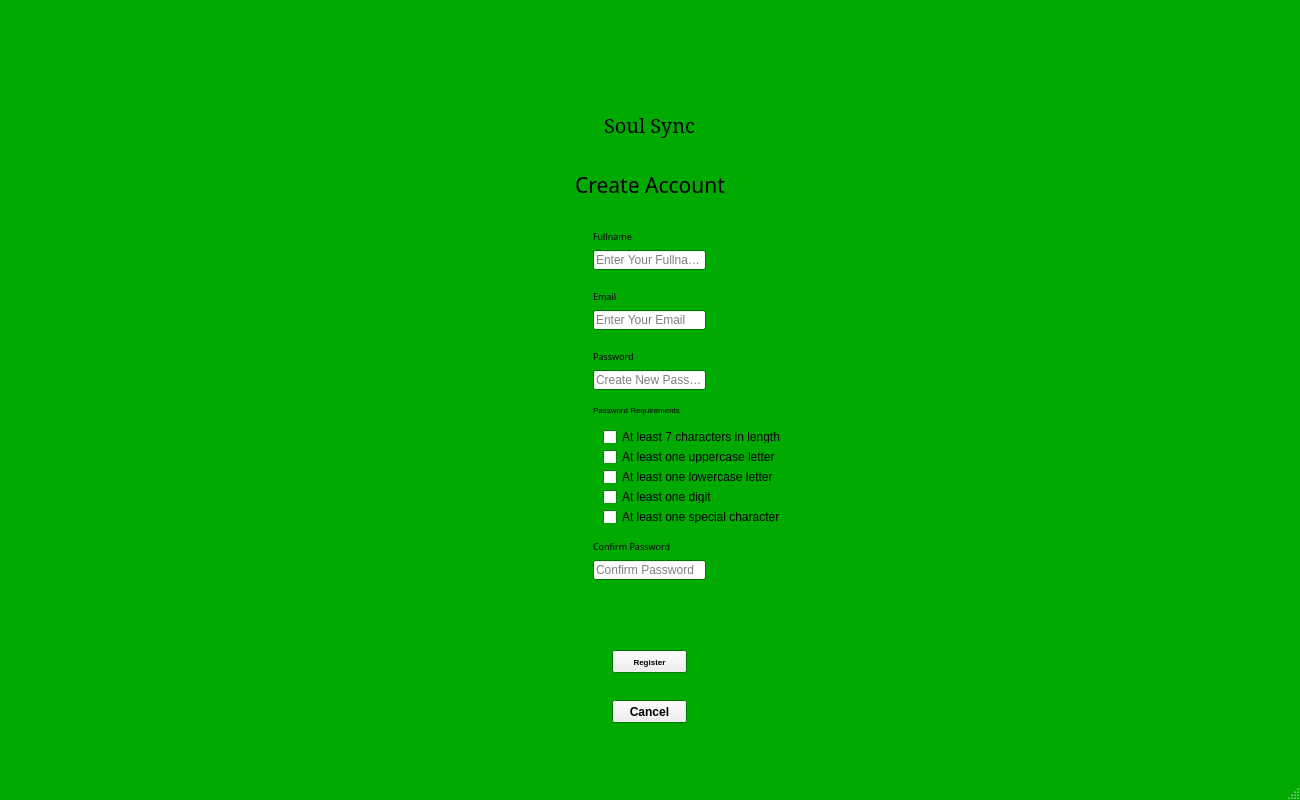
<?xml version="1.0" encoding="UTF-8"?>
<ui version="4.0">
 <class>MainWindow</class>
 <widget class="QMainWindow" name="MainWindow">
  <property name="geometry">
   <rect>
    <x>0</x>
    <y>0</y>
    <width>1300</width>
    <height>800</height>
   </rect>
  </property>
  <property name="palette">
   <palette>
    <active>
     <colorrole role="Base">
      <brush brushstyle="SolidPattern">
       <color alpha="255">
        <red>255</red>
        <green>255</green>
        <blue>255</blue>
       </color>
      </brush>
     </colorrole>
     <colorrole role="Window">
      <brush brushstyle="SolidPattern">
       <color alpha="255">
        <red>0</red>
        <green>170</green>
        <blue>0</blue>
       </color>
      </brush>
     </colorrole>
    </active>
    <inactive>
     <colorrole role="Base">
      <brush brushstyle="SolidPattern">
       <color alpha="255">
        <red>255</red>
        <green>255</green>
        <blue>255</blue>
       </color>
      </brush>
     </colorrole>
     <colorrole role="Window">
      <brush brushstyle="SolidPattern">
       <color alpha="255">
        <red>0</red>
        <green>170</green>
        <blue>0</blue>
       </color>
      </brush>
     </colorrole>
    </inactive>
    <disabled>
     <colorrole role="Base">
      <brush brushstyle="SolidPattern">
       <color alpha="255">
        <red>0</red>
        <green>170</green>
        <blue>0</blue>
       </color>
      </brush>
     </colorrole>
     <colorrole role="Window">
      <brush brushstyle="SolidPattern">
       <color alpha="255">
        <red>0</red>
        <green>170</green>
        <blue>0</blue>
       </color>
      </brush>
     </colorrole>
    </disabled>
   </palette>
  </property>
  <property name="windowTitle">
   <string>Soul Sync</string>
  </property>
  <property name="windowIcon">
   <iconset>
    <normaloff>../model/_c5dca270-092d-4483-b12e-a031080d7df9.jpeg</normaloff>
    <normalon>../model/_c5dca270-092d-4483-b12e-a031080d7df9.jpeg</normalon>../model/_c5dca270-092d-4483-b12e-a031080d7df9.jpeg</iconset>
  </property>
  <property name="iconSize">
   <size>
    <width>24</width>
    <height>24</height>
   </size>
  </property>
  <widget class="QWidget" name="centralwidget">
   <widget class="QLabel" name="label">
    <property name="geometry">
     <rect>
      <x>594</x>
      <y>0</y>
      <width>111</width>
      <height>101</height>
     </rect>
    </property>
    <property name="text">
     <string/>
    </property>
    <property name="pixmap">
     <pixmap>_c5dca270-092d-4483-b12e-a031080d7df9.jpeg</pixmap>
    </property>
    <property name="scaledContents">
     <bool>true</bool>
    </property>
   </widget>
   <widget class="QLabel" name="label_2">
    <property name="geometry">
     <rect>
      <x>569</x>
      <y>110</y>
      <width>161</width>
      <height>30</height>
     </rect>
    </property>
    <property name="font">
     <font>
      <family>MS Serif</family>
      <pointsize>15</pointsize>
     </font>
    </property>
    <property name="text">
     <string>Soul Sync</string>
    </property>
    <property name="scaledContents">
     <bool>false</bool>
    </property>
    <property name="alignment">
     <set>Qt::AlignCenter</set>
    </property>
    <property name="wordWrap">
     <bool>false</bool>
    </property>
   </widget>
   <widget class="QLabel" name="label_3">
    <property name="geometry">
     <rect>
      <x>550</x>
      <y>160</y>
      <width>200</width>
      <height>50</height>
     </rect>
    </property>
    <property name="font">
     <font>
      <family>Microsoft Uighur</family>
      <pointsize>16</pointsize>
     </font>
    </property>
    <property name="text">
     <string>Create Account</string>
    </property>
    <property name="alignment">
     <set>Qt::AlignCenter</set>
    </property>
   </widget>
   <widget class="QLineEdit" name="fullname">
    <property name="geometry">
     <rect>
      <x>593</x>
      <y>250</y>
      <width>113</width>
      <height>20</height>
     </rect>
    </property>
    <property name="placeholderText">
     <string extracomment="Enter Your Name">Enter Your Fullname</string>
    </property>
   </widget>
   <widget class="QLineEdit" name="email">
    <property name="geometry">
     <rect>
      <x>593</x>
      <y>310</y>
      <width>113</width>
      <height>20</height>
     </rect>
    </property>
    <property name="placeholderText">
     <string>Enter Your Email</string>
    </property>
   </widget>
   <widget class="QLineEdit" name="password">
    <property name="geometry">
     <rect>
      <x>593</x>
      <y>370</y>
      <width>113</width>
      <height>20</height>
     </rect>
    </property>
    <property name="placeholderText">
     <string>Create New Password</string>
    </property>
   </widget>
   <widget class="QLineEdit" name="confirm_password_btn">
    <property name="geometry">
     <rect>
      <x>593</x>
      <y>560</y>
      <width>113</width>
      <height>20</height>
     </rect>
    </property>
    <property name="placeholderText">
     <string>Confirm Password</string>
    </property>
   </widget>
   <widget class="QPushButton" name="register_btn">
    <property name="geometry">
     <rect>
      <x>612</x>
      <y>650</y>
      <width>75</width>
      <height>23</height>
     </rect>
    </property>
    <property name="font">
     <font>
      <pointsize>6</pointsize>
      <weight>75</weight>
      <bold>true</bold>
     </font>
    </property>
    <property name="text">
     <string>Register</string>
    </property>
   </widget>
   <widget class="QCheckBox" name="char_length_checkbox">
    <property name="geometry">
     <rect>
      <x>603</x>
      <y>430</y>
      <width>200</width>
      <height>13</height>
     </rect>
    </property>
    <property name="text">
     <string>At least 7 characters in length</string>
    </property>
   </widget>
   <widget class="QLabel" name="label_4">
    <property name="geometry">
     <rect>
      <x>593</x>
      <y>400</y>
      <width>150</width>
      <height>20</height>
     </rect>
    </property>
    <property name="font">
     <font>
      <pointsize>6</pointsize>
     </font>
    </property>
    <property name="text">
     <string>Password Requirements</string>
    </property>
   </widget>
   <widget class="QCheckBox" name="uppercase_checkbox">
    <property name="geometry">
     <rect>
      <x>603</x>
      <y>450</y>
      <width>200</width>
      <height>13</height>
     </rect>
    </property>
    <property name="text">
     <string>At least one uppercase letter</string>
    </property>
   </widget>
   <widget class="QCheckBox" name="lowercase_checkbox">
    <property name="geometry">
     <rect>
      <x>603</x>
      <y>470</y>
      <width>200</width>
      <height>13</height>
     </rect>
    </property>
    <property name="text">
     <string>At least one lowercase letter</string>
    </property>
   </widget>
   <widget class="QCheckBox" name="digit_checkbox">
    <property name="geometry">
     <rect>
      <x>603</x>
      <y>490</y>
      <width>130</width>
      <height>13</height>
     </rect>
    </property>
    <property name="text">
     <string>At least one digit</string>
    </property>
   </widget>
   <widget class="QCheckBox" name="special_char_checkbox">
    <property name="geometry">
     <rect>
      <x>603</x>
      <y>510</y>
      <width>210</width>
      <height>13</height>
     </rect>
    </property>
    <property name="text">
     <string>At least one special character</string>
    </property>
   </widget>
   <widget class="QLabel" name="error_label">
    <property name="geometry">
     <rect>
      <x>480</x>
      <y>600</y>
      <width>361</width>
      <height>20</height>
     </rect>
    </property>
    <property name="font">
     <font>
      <pointsize>7</pointsize>
     </font>
    </property>
    <property name="text">
     <string/>
    </property>
    <property name="alignment">
     <set>Qt::AlignCenter</set>
    </property>
   </widget>
   <widget class="QLabel" name="label_5">
    <property name="geometry">
     <rect>
      <x>593</x>
      <y>230</y>
      <width>70</width>
      <height>12</height>
     </rect>
    </property>
    <property name="font">
     <font>
      <family>MS Gothic</family>
      <pointsize>7</pointsize>
     </font>
    </property>
    <property name="text">
     <string>Fullname</string>
    </property>
   </widget>
   <widget class="QLabel" name="label_6">
    <property name="geometry">
     <rect>
      <x>593</x>
      <y>290</y>
      <width>50</width>
      <height>12</height>
     </rect>
    </property>
    <property name="font">
     <font>
      <family>MS Gothic</family>
      <pointsize>7</pointsize>
     </font>
    </property>
    <property name="text">
     <string>Email</string>
    </property>
   </widget>
   <widget class="QLabel" name="label_7">
    <property name="geometry">
     <rect>
      <x>593</x>
      <y>350</y>
      <width>70</width>
      <height>12</height>
     </rect>
    </property>
    <property name="font">
     <font>
      <family>MS Gothic</family>
      <pointsize>7</pointsize>
     </font>
    </property>
    <property name="text">
     <string>Password</string>
    </property>
   </widget>
   <widget class="QLabel" name="label_8">
    <property name="geometry">
     <rect>
      <x>593</x>
      <y>540</y>
      <width>170</width>
      <height>12</height>
     </rect>
    </property>
    <property name="font">
     <font>
      <family>MS Gothic</family>
      <pointsize>7</pointsize>
     </font>
    </property>
    <property name="text">
     <string>Confirm Password</string>
    </property>
   </widget>
   <widget class="QPushButton" name="cancel_btn">
    <property name="geometry">
     <rect>
      <x>612</x>
      <y>700</y>
      <width>75</width>
      <height>23</height>
     </rect>
    </property>
    <property name="font">
     <font>
      <weight>75</weight>
      <bold>true</bold>
     </font>
    </property>
    <property name="text">
     <string>Cancel</string>
    </property>
   </widget>
  </widget>
  <widget class="QMenuBar" name="menubar">
   <property name="geometry">
    <rect>
     <x>0</x>
     <y>0</y>
     <width>1300</width>
     <height>22</height>
    </rect>
   </property>
  </widget>
  <widget class="QStatusBar" name="statusbar"/>
 </widget>
 <resources/>
 <connections/>
</ui>
